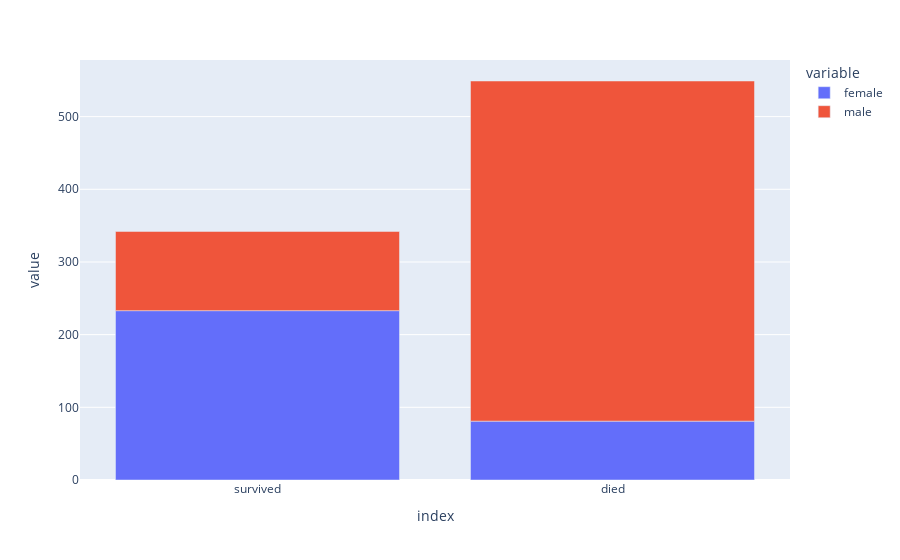

The code cell stored with this chart in its notebook:
### Code cell
survived = titanic_data.loc[titanic_data['Survived']==1, :]['Sex'].value_counts()
died     = titanic_data.loc[titanic_data['Survived']==0, :]['Sex'].value_counts()
survival  = pd.DataFrame([survived,died])
survival.index=['survived','died']
fig =px.bar(survival)
fig.show()

### Figure 1 — Plotly figure (JSON) as saved in the notebook; plotly's stock layout.template omitted (floating-point values rounded to 4 significant figures)
{"data": [{"alignmentgroup": "True", "hovertemplate": "variable=female<br>index=%{x}<br>value=%{y}<extra></extra>", "legendgroup": "female", "marker": {"color": "#636efa", "pattern": {"shape": ""}}, "name": "female", "offsetgroup": "female", "orientation": "v", "showlegend": true, "textposition": "auto", "type": "bar", "x": ["survived", "died"], "xaxis": "x", "y": [233, 81], "yaxis": "y"}, {"alignmentgroup": "True", "hovertemplate": "variable=male<br>index=%{x}<br>value=%{y}<extra></extra>", "legendgroup": "male", "marker": {"color": "#EF553B", "pattern": {"shape": ""}}, "name": "male", "offsetgroup": "male", "orientation": "v", "showlegend": true, "textposition": "auto", "type": "bar", "x": ["survived", "died"], "xaxis": "x", "y": [109, 468], "yaxis": "y"}], "layout": {"barmode": "relative", "legend": {"title": {"text": "variable"}, "tracegroupgap": 0}, "margin": {"t": 60}, "xaxis": {"anchor": "y", "domain": [0, 1], "title": {"text": "index"}}, "yaxis": {"anchor": "x", "domain": [0, 1], "title": {"text": "value"}}}}
